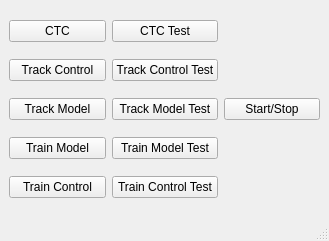
<?xml version="1.0" encoding="UTF-8"?>
<ui version="4.0">
 <class>MainWindow</class>
 <widget class="QMainWindow" name="MainWindow">
  <property name="geometry">
   <rect>
    <x>0</x>
    <y>0</y>
    <width>329</width>
    <height>241</height>
   </rect>
  </property>
  <property name="windowTitle">
   <string>MainWindow</string>
  </property>
  <widget class="QWidget" name="centralwidget">
   <layout class="QHBoxLayout" name="horizontalLayout">
    <item>
     <layout class="QVBoxLayout" name="verticalLayout">
      <item>
       <widget class="QPushButton" name="pushButton_ctc">
        <property name="text">
         <string>CTC</string>
        </property>
       </widget>
      </item>
      <item>
       <widget class="QPushButton" name="pushButton_trackcontrol">
        <property name="text">
         <string>Track Control</string>
        </property>
       </widget>
      </item>
      <item>
       <widget class="QPushButton" name="pushButton_trackmodel">
        <property name="text">
         <string>Track Model</string>
        </property>
       </widget>
      </item>
      <item>
       <widget class="QPushButton" name="pushButton_trainmodel">
        <property name="text">
         <string>Train Model</string>
        </property>
       </widget>
      </item>
      <item>
       <widget class="QPushButton" name="pushButton_traincontrol">
        <property name="text">
         <string>Train Control</string>
        </property>
       </widget>
      </item>
     </layout>
    </item>
    <item>
     <layout class="QVBoxLayout" name="verticalLayout_2">
      <item>
       <widget class="QPushButton" name="pushButton_ctc_test">
        <property name="text">
         <string>CTC Test</string>
        </property>
       </widget>
      </item>
      <item>
       <widget class="QPushButton" name="pushButton_trackcontrol_test">
        <property name="text">
         <string>Track Control Test</string>
        </property>
       </widget>
      </item>
      <item>
       <widget class="QPushButton" name="pushButton_trackmodel_test">
        <property name="text">
         <string>Track Model Test</string>
        </property>
       </widget>
      </item>
      <item>
       <widget class="QPushButton" name="pushButton_trainmodel_test">
        <property name="text">
         <string>Train Model Test</string>
        </property>
       </widget>
      </item>
      <item>
       <widget class="QPushButton" name="pushButton_traincontrol_test">
        <property name="text">
         <string>Train Control Test</string>
        </property>
       </widget>
      </item>
     </layout>
    </item>
    <item>
     <widget class="QPushButton" name="pushButton_start">
      <property name="text">
       <string>Start/Stop</string>
      </property>
      <property name="checkable">
       <bool>true</bool>
      </property>
     </widget>
    </item>
   </layout>
  </widget>
  <widget class="QMenuBar" name="menubar">
   <property name="geometry">
    <rect>
     <x>0</x>
     <y>0</y>
     <width>329</width>
     <height>22</height>
    </rect>
   </property>
  </widget>
  <widget class="QStatusBar" name="statusbar"/>
 </widget>
 <resources/>
 <connections/>
</ui>
